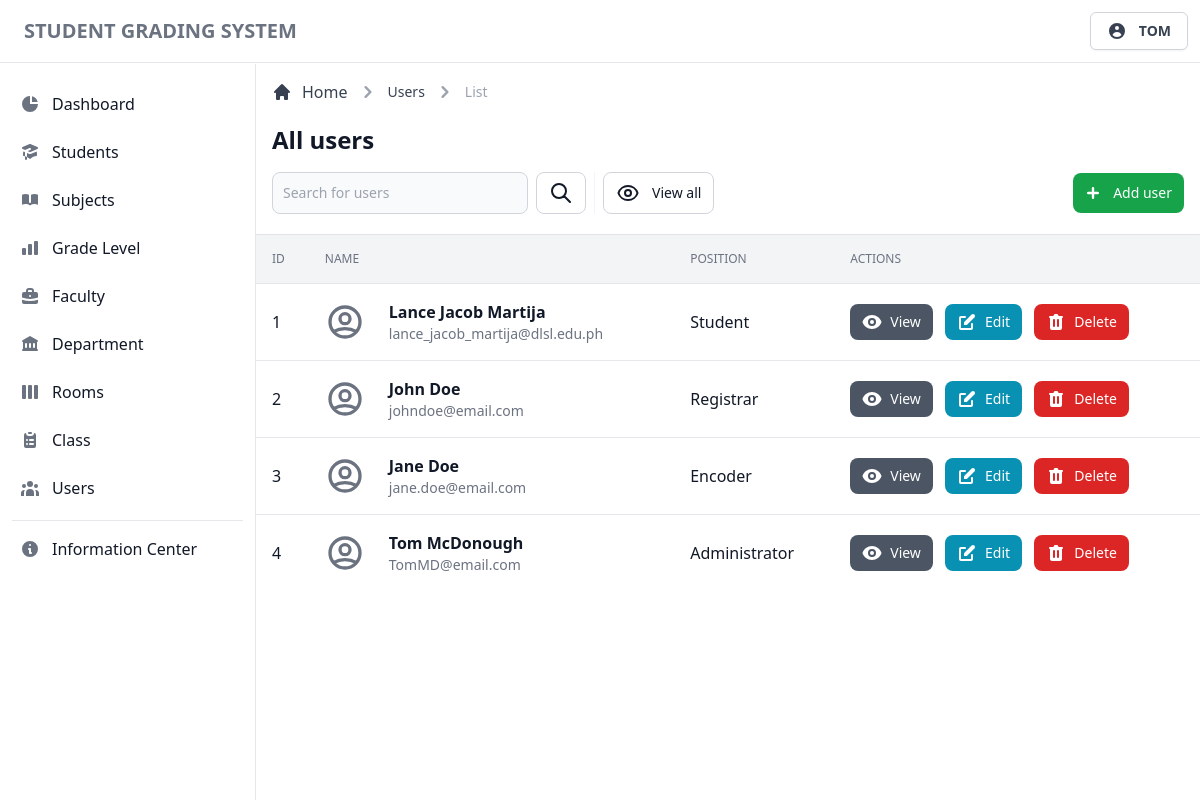
Screenshot of /admin/view/users.php (signed in) with the database file from the repository.
### tables this page shows
CREATE TABLE `tbluseraccounts` (
  `account_id` int(11) NOT NULL,
  `account_firstname` varchar(255) NOT NULL,
  `account_lastname` varchar(255) NOT NULL,
  `account_email` varchar(255) NOT NULL,
  `account_username` varchar(255) NOT NULL,
  `account_password` text NOT NULL,
  `account_type` varchar(255) NOT NULL
);

### admin/database/database.classes.php (called while the page is built)
<?php
class Dbh
{
  private $hostname = 'localhost';
  private $username = 'root';
  private $password = '';
  private $dbname = 'dbgradingsystem';
  public function connect()
  {
    try {
      $dbh = new PDO('mysql:host=' . $this->hostname . ';dbname=' . $this->dbname, $this->username, $this->password);
      return $dbh;
    } catch (PDOException $e) {
      print "Error!: " . $e->getMessage() . "<br>";
      die();
    }
  }
}

### admin/classes/display-data.classes.php (called while the page is built, shortened)
<?php
class DisplayUsers extends Dbh
{
  protected function getUsers()
  {
    $sql = 'SELECT * FROM tbluseraccounts;';
    $stmt = $this->connect()->query($sql);
    $result = 0;
    if (!$stmt) {
      $stmt = null;
      header('Location: ../view/users.php?error=stmtfailed');
      exit;
    } else {
      while ($row = $stmt->fetchAll(PDO::FETCH_ASSOC)) {
        $result = $row;
      }
      return $result;
    }
    return $result;
  }
}

### admin/controller/display-data.contr.php (called while the page is built, shortened)
<?php
class DisplayUsersContr extends DisplayUsers
{
  public function fetchData()
  {
    $result = $this->getUsers();
    return $result;
  }
}

### admin/templates/table/users-table.php (the view, shortened to what this page needs)
<div class="flex flex-col min-w-full overflow-hidden overflow-x-auto align-middle shadow">
  <table class="min-w-full divide-y divide-gray-200 table-fixed">
    <thead class="bg-gray-100">
      <tr>
        <th scope="col" class="p-4 text-xs font-medium text-left text-gray-500 uppercase">
          ID
        </th>
        <th scope="col" class="p-4 text-xs font-medium text-left text-gray-500 uppercase">
          Name
        </th>
        <th scope="col" class="p-4 text-xs font-medium text-left text-gray-500 uppercase">
          Position
        </th>
        <th scope="col" class="p-4 text-xs font-medium text-left text-gray-500 uppercase">
          Actions
        </th>
      </tr>
    </thead>
    <tbody class="bg-white divide-y divide-gray-200 ">
      <?php foreach ($result as $data) : ?>
        <tr class="hover:bg-gray-100 group">
          <td class="p-4 text-base font-normal text-gray-900 whitespace-nowrap">
            <div class="flex items-center">
              <?= $data['account_id']; ?>
            </div>
          </td>
          <td class="flex items-center p-4 mr-12 space-x-6 whitespace-nowrap lg:mr-0">
            <div class="text-sm font-normal text-gray-500">
              <div class="text-base font-semibold text-gray-900 capitalize">
                <?= $data['account_firstname'] . ' ' . $data['account_lastname']; ?>
              </div>
              <div class="text-sm font-normal text-gray-500">
                <?= $data['account_email']; ?>
              </div>
            </div>
          </td>
          <td class="p-4 text-base font-normal text-gray-900 whitespace-nowrap">
            <div class="flex items-center capitalize">
              <?= $data['account_type']; ?>
            </div>
          </td>
          <td class="p-4 space-x-2 whitespace-nowrap">
            <button type="button" data-view-button data-fname="<?= $data['account_firstname']; ?>" data-lname="<?= $data['account_lastname']; ?>" data-email="<?= $data['account_email']; ?>" data-username="<?= $data['account_username']; ?>" data-type="<?= $data['account_type']; ?>" class="inline-flex items-center px-3 py-2 text-sm font-medium text-center text-white bg-gray-600 rounded-lg hover:bg-gray-700 focus:ring-4 focus:ring-gray-200">
              View
            </button>
            <button type="button" data-edit-button data-id="<?= $data['account_id']; ?>" data-fname="<?= $data['account_firstname']; ?>" data-lname="<?= $data['account_lastname']; ?>" data-email="<?= $data['account_email']; ?>" data-username="<?= $data['account_username']; ?>" data-type="<?= $data['account_type']; ?>" class="inline-flex items-center px-3 py-2 text-sm font-medium text-center text-white rounded-lg bg-cyan-600 hover:bg-cyan-700 focus:ring-4 focus:ring-cyan-200">
              Edit
            </button>
            <button type="button" data-id="<?= $data['account_id']; ?>" data-delete-button class="inline-flex items-center px-3 py-2 text-sm font-medium text-center text-white bg-red-600 rounded-lg hover:bg-red-800 focus:ring-4 focus:ring-red-300">
              Delete
            </button>
          </td>
        </tr>
      <?php endforeach; ?>
    </tbody>
  </table>
</div>

### rows the page displays
tbluseraccounts: account_id "1", account_firstname "Lance Jacob", account_lastname "Martija", account_email "lance_jacob_martija@dlsl.edu.ph", account_type "Student"
tbluseraccounts: account_id "2", account_firstname "John", account_lastname "Doe", account_email "johndoe@email.com", account_type "Registrar"
tbluseraccounts: account_id "3", account_firstname "Jane", account_lastname "Doe", account_email "jane.doe@email.com", account_type "Encoder"
tbluseraccounts: account_id "4", account_firstname "Tom", account_lastname "McDonough", account_email "TomMD@email.com", account_type "Administrator"

### other values shown
$user "TOM"
$page "Users"
$page "users"
$btn "user"
